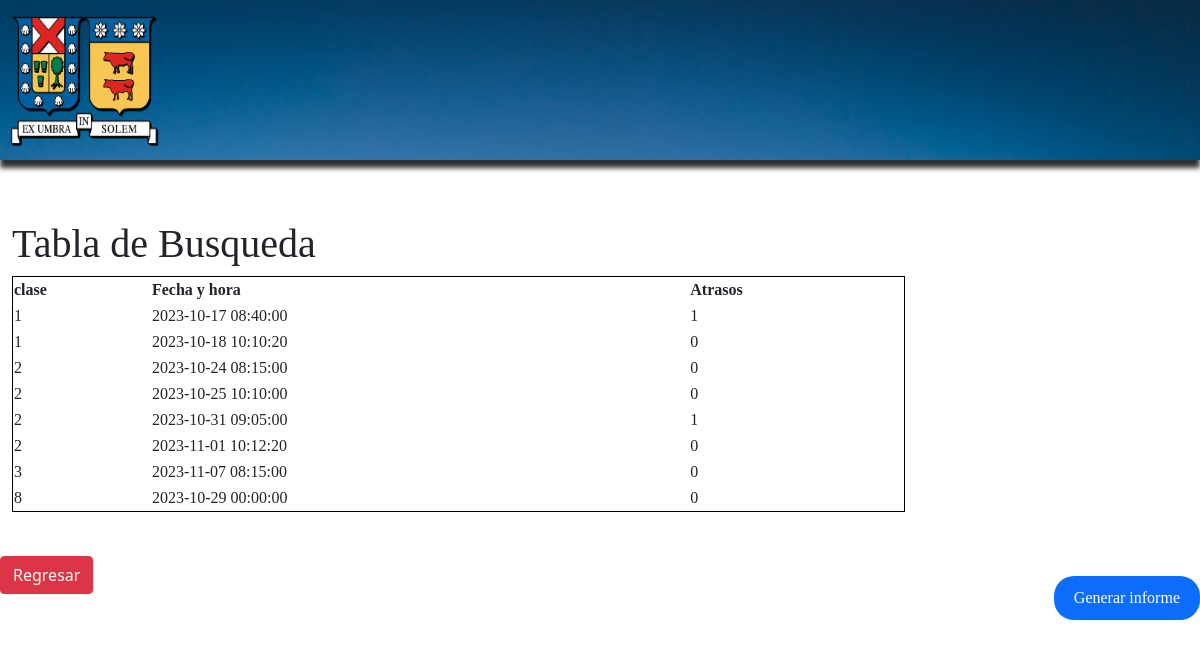
Screenshot of /php/onBoardE.php?rut=123456777 with the database file from the repository.
### tables this page shows
create table asistencia(
	id int not null auto_increment,
	fecha datetime not null,
	clase_id int not null,
    estudiante_rut varchar(9) not null,
    asistencia tinyint not null,
    atraso tinyint not null,
    primary key(id),
    foreign key(clase_id) references clase(id) on delete cascade on update cascade,
    foreign key(estudiante_rut) references estudiante(rut) on delete cascade on update cascade
);

### php/onBoardE.php (the view, shortened to what this page needs)
<!DOCTYPE html>
<html>
<head>
    <link rel="stylesheet" href="../css/style.css">
    <link href="https://cdn.jsdelivr.net/npm/bootstrap@5.1.3/dist/css/bootstrap.min.css" rel="stylesheet">
</head>
<body>
    <div class="containerBanner">
        <div class="banner">
            <div class="banner-text">
                <a href="onBoardE.php"><img id="logoUsm" src="../assets/logoUsm.png"></a>
            </div>
        </div>
    </div>
    <div class="container">
        <div class="table-container">
            <h1 id="h1Tabla">Tabla de Busqueda</h1>
            <table border="1" class="tabla-personalizada">
                <thead>
                    <tr>
                        <th>clase</th>
                        <th>Fecha y hora</th>
                        <th>Atrasos</th>
                    </tr>
                </thead>
                <tbody id="tablaBody">
                <?php
                require 'dbcon.php';
                $rut = $_GET['rut'];
                $sql = "SELECT a.clase_id, a.fecha, a.atraso FROM asistencia a WHERE a.estudiante_rut = '$rut'";
                $result = $con->query($sql);
                if ($result->num_rows > 0) {
                    while ($row = $result->fetch_assoc()) {
                        $clase_id = $row['clase_id'];
                        $fecha = $row['fecha'];
                        $atraso = $row['atraso'];
                        echo "<tr><td>$clase_id</td><td>$fecha</td><td>$atraso</td></tr>";
                    }
                } else {
                    echo "0 results";
                }
                ?>
                </tbody>
            </table>
        </div>
    </div>
    <br>
    <a href="excelE.php?rut=<?php echo $_GET['rut']; ?>" id="btnsTable2" class="btn btn-primary float-end">Generar informe</a>
    <button id="regresarBtn" class="btn btn-danger">Regresar</button>
</body>
</html>

### css/style.css (style rules this page uses)
#h1Tabla { font-family: 'Poppins'; }
.tabla-personalizada { font-family: 'Poppins'; }
table { border-collapse: collapse; width: 100%; }
table, th, td { border: 1px solid black; }
.tabla-personalizada td, .tabla-personalizada th { font-family: 'Poppins'; }
#btnsTable2 { border: none; border-radius: 20px; padding: 10px 20px; margin-top: 20px; cursor: pointer; font-family: 'Poppins'; }
.containerBanner { width: 100%; height: 25vh; }
.banner { width: 100%; height: 20vh; background-image: url(../assets/imgBanner.jpg); background-size: cover; background-color: #FFFFFF; position: relative; box-shadow: 0px 8px 5px 0px #303030; }
#logoUsm { width: 20vh; height: 20vh; padding-left: 10px; }
.container { display: flex; }
.table-container { flex: 1; overflow-y: auto; }
.container { display: flex; justify-content: space-between; padding: 20px; }
.table-container { max-width: 600px; }
.container { display: flex; justify-content: start; margin: 0 !important; }
.table-container { max-width: 80%; overflow-y: auto; }

### rows the page displays
asistencia: clase "1", fecha "2023-10-17 08:40:00", atraso "1"
asistencia: clase "1", fecha "2023-10-18 10:10:20", atraso "0"
asistencia: clase "2", fecha "2023-10-24 08:15:00", atraso "0"
asistencia: clase "2", fecha "2023-10-25 10:10:00", atraso "0"
asistencia: clase "2", fecha "2023-10-31 09:05:00", atraso "1"
asistencia: clase "2", fecha "2023-11-01 10:12:20", atraso "0"
asistencia: clase "3", fecha "2023-11-07 08:15:00", atraso "0"
asistencia: clase "8", fecha "2023-10-29 00:00:00", atraso "0"
